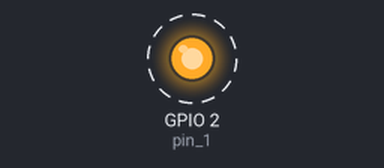
A sketch run on a simulated ESP32. Shown: output pins drawn as LEDs (lit = HIGH). Dashed ring = blinking.

Above: at 0.2 s.
Timing chart, 0 to 3.0 s (numbered marks = the images above):
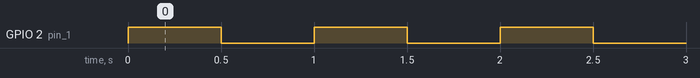

Measured:
- by itself, GPIO 2 (pin_1): alternates HIGH for 0.50 s and LOW for 0.50 s

The sketch:

12_ex1_multicore_blinky.ino
```cpp
/**
 * ESP32 Multicore semaphore demo
 *
 * How to use semaphores with multicore tasks.
 */
// COre definitions
static const BaseType_t pro_cpu = 0;
static const BaseType_t app_cpu = 1;

// Settings
static const uint32_t task_0_delay = 500; // Time(ms) task 0 blocks itself

// pins
static const int pin_1 = LED_BUILTIN; //LED pin

// Globals
static SemaphoreHandle_t bin_sem;

//**************************************************************************
//Tasks
//Task in Core 0
void doTask0(void *parameters) {

  // Configure pin
  pinMode(pin_1, OUTPUT);

  // Do forever
  while(1) {

    //Notify other task
    xSemaphoreGive(bin_sem);

    // Yield processor for a while
    vTaskDelay(task_0_delay / portTICK_PERIOD_MS);
  }
}

//Task in Core 1
void doTask1(void *parameters) {

  // Do forever
  while(1) {
    xSemaphoreTake(bin_sem, portMAX_DELAY);

    // Toggle LED
    digitalWrite(pin_1, !digitalRead(pin_1));
  }
}
void setup() {
  // put your setup code here, to run once:
  bin_sem = xSemaphoreCreateBinary();

  // Start Task 0
  xTaskCreatePinnedToCore (doTask0,
                           "Task 0",
                           2048,
                           NULL,
                           1,
                           NULL,
                           pro_cpu);
  // Start Task  1
  xTaskCreatePinnedToCore (doTask1,
                           "Task 1",
                           2048,
                           NULL,
                           1,
                           NULL,
                           app_cpu);
}

void loop() {
  // put your main code here, to run repeatedly:

}
```
